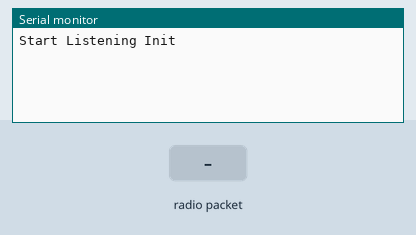
Simulated run of this sketch. Board: Arduino Uno, built with avr-gcc and run on an emulated ATmega328P. Shown: the last lines printed to the serial monitor. Inputs (shaded band) come from the test bench. No radio packets arrive unless stated.

Above: at 1.7 s.
1.8 s: radio packet "1" arrives
At 2.4 s:
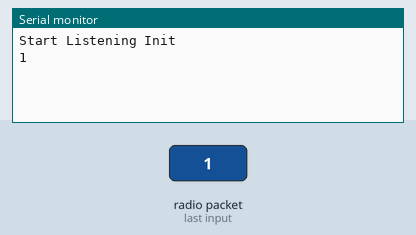
3.3 s: radio packet "0" arrives
At 4.5 s:
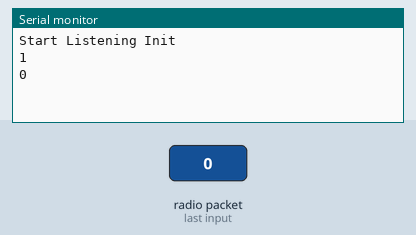
4.8 s: radio packet "2" arrives
At 5.9 s:
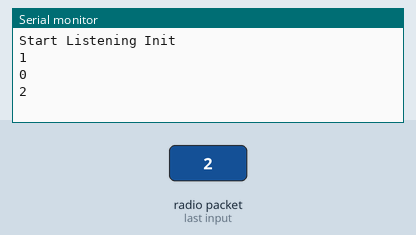

The sketch:

NRF24L01_receiver.ino
```cpp
/*
* Arduino Wireless Communication Tutorial
*       Example 1 - Receiver Code
*
* by Dejan Nedelkovski, www.HowToMechatronics.com
*
* Library: TMRh20/RF24, https://github.com/tmrh20/RF24/
*/

// UNO
// 3.3v -> VCC
// GND -> GND
// 9 -> CE
// 8 -> CSN
// 11 -> MOSI
// 12 -> MISO
// 13 -> SCK

#include <SPI.h>
#include <nRF24L01.h>
#include <RF24.h>

//create an RF24 object
RF24 radio(8, 10);  // CE, CSN

const byte address[6] = "11009";

void setup() {
  Serial.begin(9600);
  bool isBegin = radio.begin();
  radio.openReadingPipe(0, address);
  // radio.setPALevel(RF24_PA_MIN);
  radio.startListening();
  if(isBegin)
    Serial.println("Start Listening Init");
  else
    Serial.println("Failed Listening Init");
  delay(500);
}

void loop() {
  if (radio.available()) {
    char text[32] = "334";
    radio.read(&text, sizeof(text));
    Serial.println(text);
  }
}
```

Measured:
- after the input at 1.8 s, the serial monitor: prints a new line at once (image 1)
- after the input at 3.3 s, the serial monitor: prints a new line at once (image 2)
- after the input at 4.8 s, the serial monitor: prints a new line at once (image 3)
